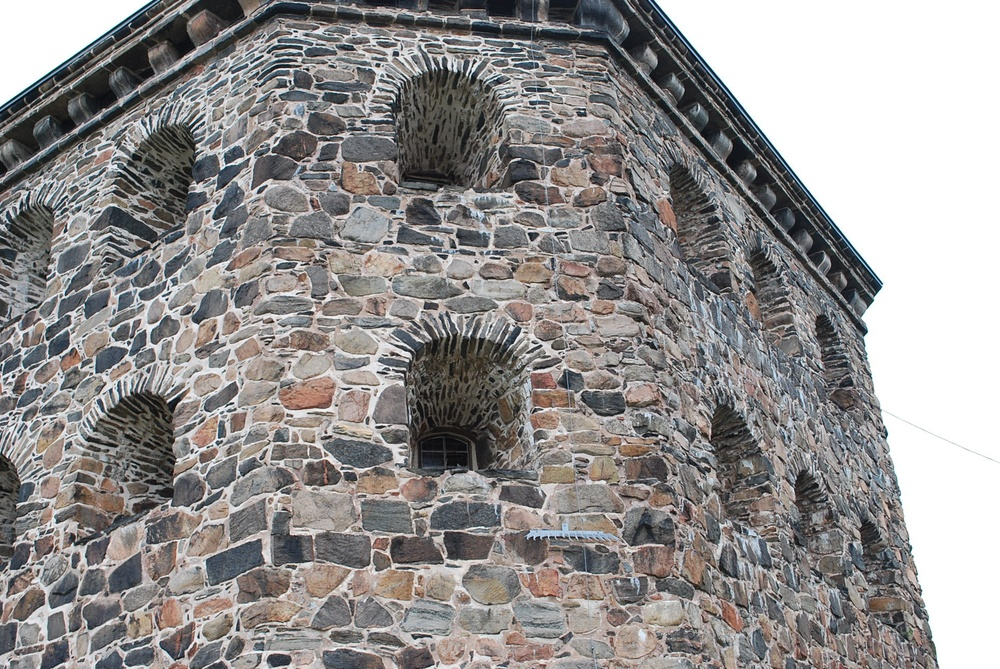
%> input picture Assignment 3/assignment3data/kronan1.JPG, 1000 x 669 px, shrunk from 1936 x 1296 before the run
$ octave CompEx1_gustaf.m   (GNU Octave 9; MATLAB toolbox functions it lacks are replaced by stand-ins)
%> lines starting %> are read from the running program, lines starting %| are printed output that depends on the picture
### assignment1data/rital.m
function rital(linjer,st)
%linjer is a 3xm matrix containing the homogeneous coordinates of n 2D
%lines
if nargin == 1,
 st='-';
end;
if size(linjer)==0,
  slask=[];
else
  [slask,nn]=size(linjer);
  rikt=psphere([linjer(2,:);-linjer(1,:);zeros(1,nn)]);
  punkter=pflat(cross(rikt,linjer));
  for i=1:nn;
   plot([punkter(1,i)-2000*rikt(1,i) punkter(1,i)+2000*rikt(1,i)], ...
        [punkter(2,i)-2000*rikt(2,i) punkter(2,i)+2000*rikt(2,i)],st);
  end;
  slask=[];
end;

### Assignment 3/pflat.m
function [coords] = pflat(x)
lastRow = x(end, :); %Extracts  the  last  row of x
coords = x./lastRow; %Elementwise  division.%Divides  the  elements  of a by the  corresponding  element  of b.

### assignment1data/psphere.m
function [y,alpha]=psphere(x);
% [y,alpha]=psphere(x) - normalization of projective points.
% Do a normalization on the projective
% points in x. Each column is considered to
% be a point in homogeneous coordinates.
% INPUT :
%  x     - matrix in which each column is a point.
% OUTPUT :
%  y     - result after normalization.
%  alpha - depth

[a,n]=size(x);
alpha=sqrt(sum(x.^2));
y=x./(ones(a,1)*alpha);

### Assignment 3/CompEx1_gustaf.m
clear
close all

restoredefaultpath
addpath('assignment3data')
load compEx1data.mat
kron1 = imread('kronan1.JPG');
%> kron1 is the input picture: size 669x1000x3 uint8; mean R, G, B 147.1, 144.6, 143.8
kron2 = imread('kronan2.JPG');
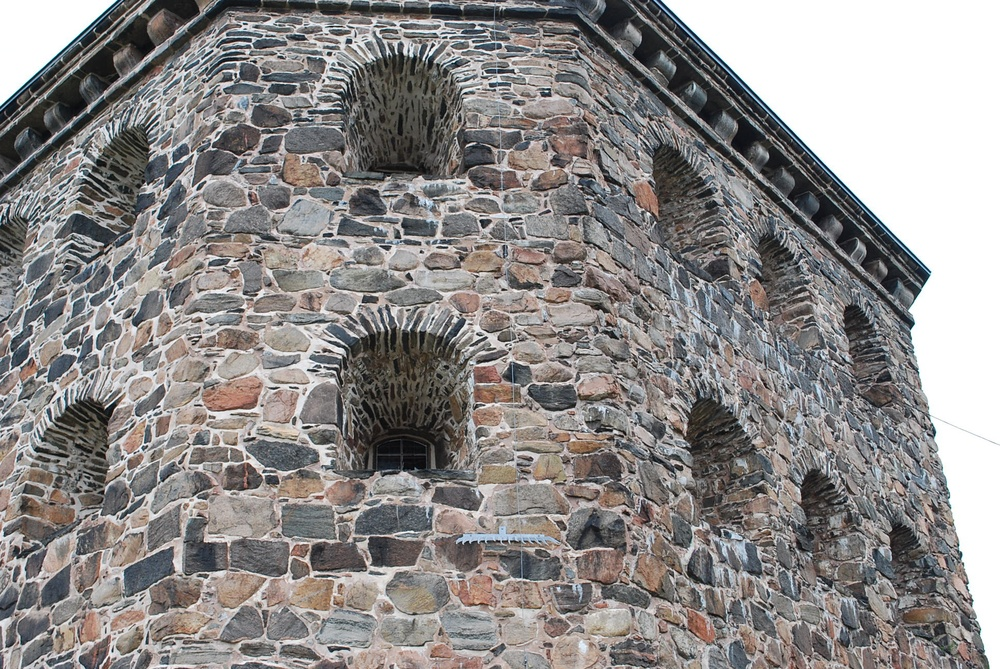
%> input picture Assignment 3/assignment3data/kronan2.JPG, 1000 x 669 px, shrunk from 1936 x 1296 before the run
%> kron2 is the input picture: size 669x1000x3 uint8; mean R, G, B 141.3, 138.2, 137.2

notnan = isfinite(x{1}(1,:));
notnan = isfinite(x{2}(1,:)).*notnan;
x1 = x{1}(:,logical(notnan));
x2 = x{2}(:,logical(notnan));
mu = mean(x1, 2);
sigma = std(x1');
N1 = [1/sigma(1) 0 -(1/sigma(1))*mu(1);
    0 1/sigma(2) -(1/sigma(2))*mu(2);
    0 0 1];
senior_x1 = N1*x1;
mu = mean(x2, 2);
sigma = std(x2');
N2 = [1/sigma(1) 0 -(1/sigma(1))*mu(1);
    0 1/sigma(2) -(1/sigma(2))*mu(2);
    0 0 1];
senior_x2 = N2*x2;

M = zeros(length(x1), 9);
for i = 1:length(x1)
    M(i,1:3) = senior_x1(1,i)*[1 1 1].*senior_x2(:,i)';
    M(i,4:6) = senior_x1(2,i)*[1 1 1].*senior_x2(:,i)';
    M(i,7:9) = senior_x1(3,i)*[1 1 1].*senior_x2(:,i)';
end
[U,S,V] = svd(M);

v = V(:,9);
senior_F = reshape(v,[3,3]);
[U,S,V] = svd(senior_F);
S(3,3) = 0;
senior_F = U*S*V';
F = N2'*senior_F*N1;

figure
plot(diag(senior_x2'*senior_F*senior_x1));
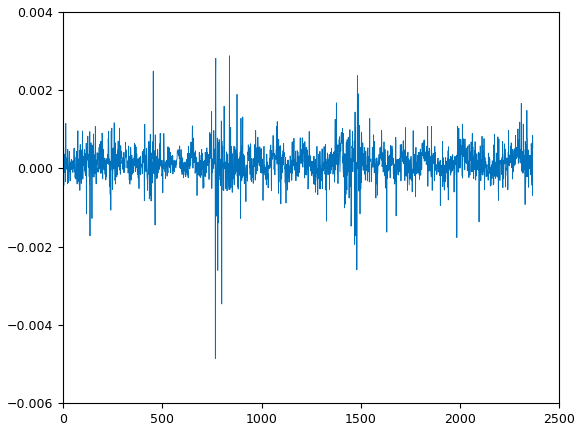
%> figure redrawn from the program's plot data; curve peaks at x = 838, y = 0.00288

perm = randperm( size ( x{1} ,2));

l = F*x{1};
l = l ./ sqrt ( repmat ( l(1 ,:).^2 + l(2 ,:).^2 ,[3 1]));
figure
imshow(kron1)
hold on
scatter(x{1}(1,perm(1:10)), x{1}(2,perm(1:10)),'ro')
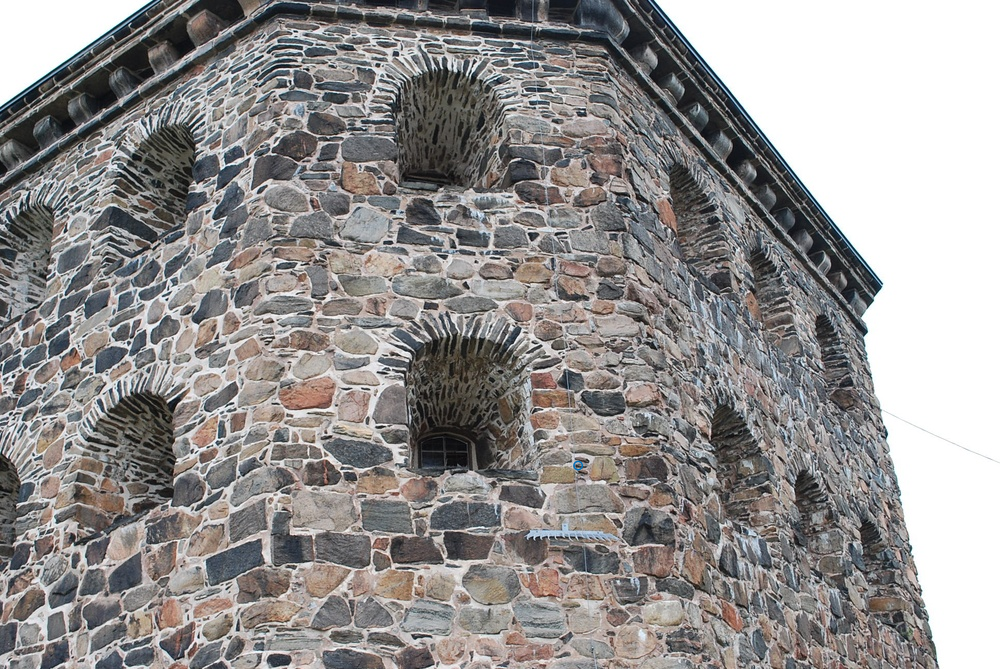
%> figure redrawn from the program's plot data
figure
imshow(kron2)
hold on
rital(l(:,perm(1:10)))
scatter(x{2}(1,perm(1:10)), x{2}(2,perm(1:10)),'ro')
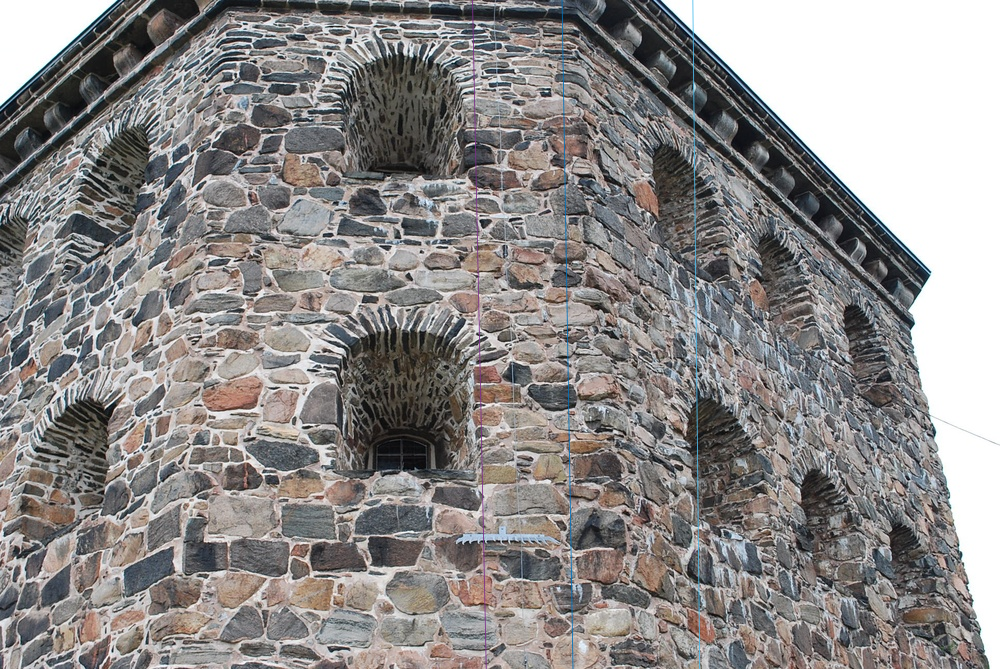
%> figure redrawn from the program's plot data
hold off
figure
histogram( abs ( sum ( l.*x{2})) ,100); %Borde vara dist istället för sum right?
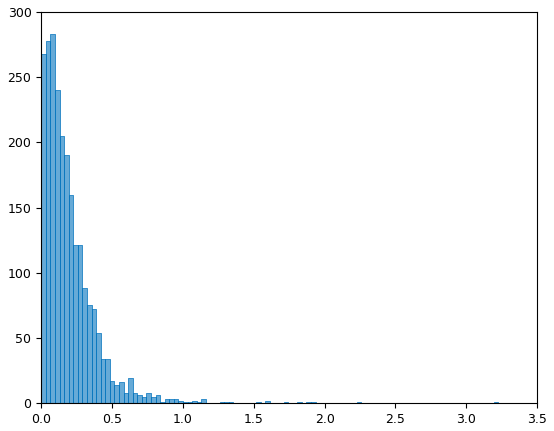
%> figure redrawn from the program's plot data; tallest bar 283 high, from x = 0.0647 to 0.097

figure
dists_between_points_and_lines = sqrt( sum ( (l.*x{2}).*(l.*x{2}) ) );
mean_dist = mean(dists_between_points_and_lines)
histogram( dists_between_points_and_lines ,100); %Beppes förslag
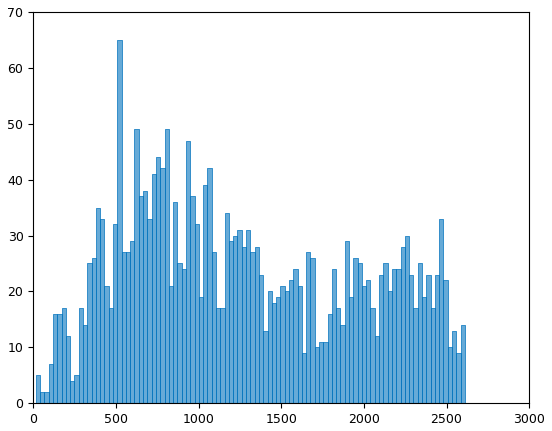
%> figure redrawn from the program's plot data; tallest bar 65 high, from x = 508.8 to 534.7

save('ex1.mat', 'N1', 'N2', 'F', 'x', 'senior_F', 'senior_x1', 'senior_x2')
F./F(3,3);
